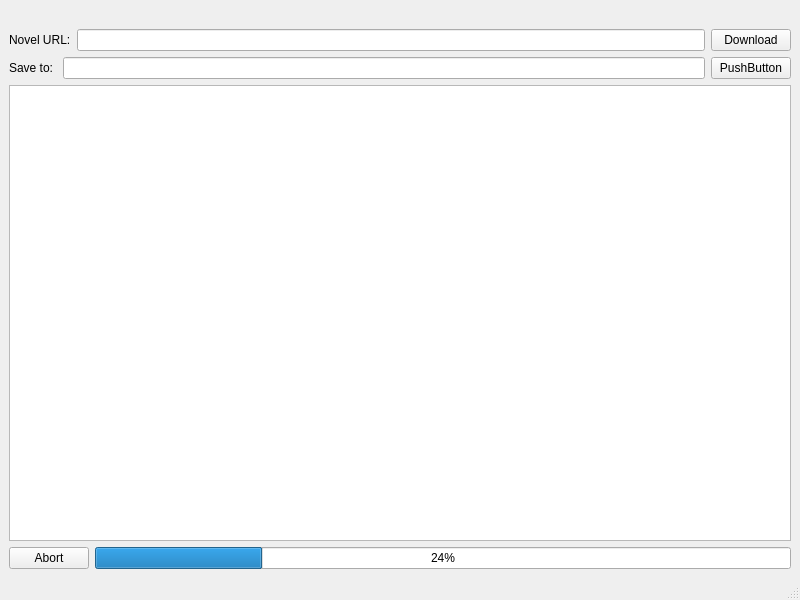
<?xml version="1.0" encoding="UTF-8"?>
<ui version="4.0">
 <class>MainWindow</class>
 <widget class="QMainWindow" name="MainWindow">
  <property name="geometry">
   <rect>
    <x>0</x>
    <y>0</y>
    <width>800</width>
    <height>600</height>
   </rect>
  </property>
  <property name="cursor">
   <cursorShape>ArrowCursor</cursorShape>
  </property>
  <property name="windowTitle">
   <string>MainWindow</string>
  </property>
  <property name="autoFillBackground">
   <bool>true</bool>
  </property>
  <property name="unifiedTitleAndToolBarOnMac">
   <bool>false</bool>
  </property>
  <widget class="QWidget" name="centralwidget">
   <layout class="QVBoxLayout" name="verticalLayout_2">
    <item>
     <widget class="QLabel" name="logo">
      <property name="text">
       <string/>
      </property>
      <property name="pixmap">
       <pixmap>logo.png</pixmap>
      </property>
      <property name="alignment">
       <set>Qt::AlignCenter</set>
      </property>
     </widget>
    </item>
    <item>
     <layout class="QHBoxLayout" name="horizontalLayout">
      <item>
       <widget class="QLabel" name="label">
        <property name="text">
         <string>Novel URL:</string>
        </property>
       </widget>
      </item>
      <item>
       <widget class="QLineEdit" name="novel_url"/>
      </item>
      <item>
       <widget class="QPushButton" name="download_button">
        <property name="text">
         <string>Download</string>
        </property>
       </widget>
      </item>
     </layout>
    </item>
    <item>
     <layout class="QHBoxLayout" name="horizontalLayout_3">
      <item>
       <widget class="QLabel" name="label_2">
        <property name="text">
         <string>Save to: </string>
        </property>
       </widget>
      </item>
      <item>
       <widget class="QLineEdit" name="save_file_line_edit"/>
      </item>
      <item>
       <widget class="QPushButton" name="save_file_button">
        <property name="text">
         <string>PushButton</string>
        </property>
       </widget>
      </item>
     </layout>
    </item>
    <item>
     <widget class="QTextEdit" name="log">
      <property name="readOnly">
       <bool>true</bool>
      </property>
      <property name="html">
       <string>&lt;!DOCTYPE HTML PUBLIC &quot;-//W3C//DTD HTML 4.0//EN&quot; &quot;http://www.w3.org/TR/REC-html40/strict.dtd&quot;&gt;
&lt;html&gt;&lt;head&gt;&lt;meta name=&quot;qrichtext&quot; content=&quot;1&quot; /&gt;&lt;style type=&quot;text/css&quot;&gt;
p, li { white-space: pre-wrap; }
&lt;/style&gt;&lt;/head&gt;&lt;body style=&quot; font-family:'MS Shell Dlg 2'; font-size:8.25pt; font-weight:400; font-style:normal;&quot;&gt;
&lt;p style=&quot;-qt-paragraph-type:empty; margin-top:0px; margin-bottom:0px; margin-left:0px; margin-right:0px; -qt-block-indent:0; text-indent:0px;&quot;&gt;&lt;br /&gt;&lt;/p&gt;&lt;/body&gt;&lt;/html&gt;</string>
      </property>
     </widget>
    </item>
    <item>
     <layout class="QHBoxLayout" name="horizontalLayout_2">
      <item>
       <widget class="QPushButton" name="abort_button">
        <property name="text">
         <string>Abort</string>
        </property>
       </widget>
      </item>
      <item>
       <widget class="QProgressBar" name="progress_button">
        <property name="value">
         <number>24</number>
        </property>
       </widget>
      </item>
     </layout>
    </item>
   </layout>
  </widget>
  <widget class="QMenuBar" name="menubar">
   <property name="geometry">
    <rect>
     <x>0</x>
     <y>0</y>
     <width>800</width>
     <height>21</height>
    </rect>
   </property>
  </widget>
  <widget class="QStatusBar" name="statusbar"/>
 </widget>
 <resources/>
 <connections/>
</ui>
